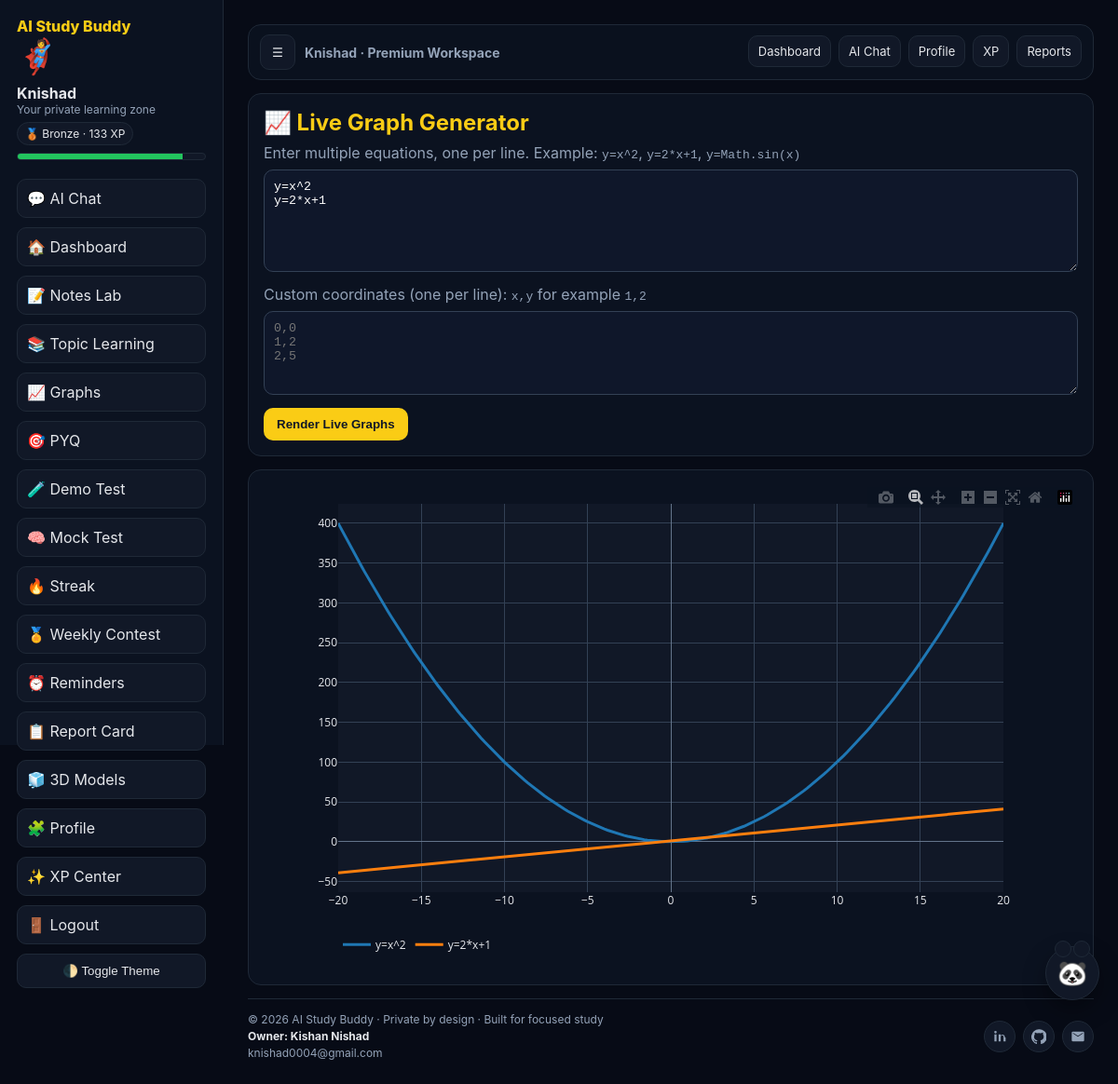
Page /graphs (signed in) on the committed database.
### tables this page shows
CREATE TABLE users (
            id INTEGER PRIMARY KEY AUTOINCREMENT,
            username TEXT UNIQUE NOT NULL,
            password_hash TEXT NOT NULL,
            avatar TEXT NOT NULL,
            created_at TEXT NOT NULL
        , xp INTEGER NOT NULL DEFAULT 0);

### app.py (the view)
    @app.get("/graphs")
    @login_required
    def graphs_page():
        return render_template("graphs.html", user=g.user, level_info=get_level_info(int(g.user["xp"])))

### app.py (called while the page is built)
def get_db_connection(app: Flask) -> sqlite3.Connection:
    conn = sqlite3.connect(app.config["DATABASE_PATH"])
    conn.row_factory = sqlite3.Row
    return conn

def login_required(view):
    @wraps(view)
    def wrapped_view(*args, **kwargs):
        if "user_id" not in session:
            return redirect(url_for("login"))
        return view(*args, **kwargs)
    return wrapped_view

def get_current_user(app: Flask):
    user_id = session.get("user_id")
    if not user_id:
        return None
    conn = get_db_connection(app)
    user = conn.execute("SELECT id, username, avatar, xp FROM users WHERE id = ?", (user_id,)).fetchone()
    conn.close()
    return user

def get_level_info(xp: int):
    current_name = "Bronze"
    current_icon = "🥉"
    next_threshold = None
    for threshold, name, icon in LEVELS:
        if xp >= threshold:
            current_name = name
            current_icon = icon
        elif next_threshold is None:
            next_threshold = threshold
    progress_to_next = 100
    if next_threshold is not None:
        previous_threshold = 0
        for threshold, _, _ in LEVELS:
            if threshold <= xp:
                previous_threshold = threshold
        span = max(next_threshold - previous_threshold, 1)
        progress_to_next = int(((xp - previous_threshold) / span) * 100)
    return {
        "name": current_name,
        "icon": current_icon,
        "next_threshold": next_threshold,
        "progress": max(0, min(progress_to_next, 100)),
    }

### templates/graphs.html (shortened to what this page needs)
{% extends 'base.html' %}
{% block content %}
<section class="panel">
  <h2 style="color:#facc15;margin-bottom:8px">📈 Live Graph Generator</h2>
  <p style="color:#94a3b8;margin-bottom:8px">Enter multiple equations, one per line. Example: <code>y=x^2</code>, <code>y=2*x+1</code>, <code>y=Math.sin(x)</code></p>
  <textarea id="equations">y=x^2
y=2*x+1</textarea>
  <p style="color:#94a3b8;margin-bottom:8px">Custom coordinates (one per line): <code>x,y</code> for example <code>1,2</code></p>
  <textarea id="coordinates" style="min-height:90px" placeholder="0,0&#10;1,2&#10;2,5"></textarea>
  <button class="btn" type="button" id="renderBtn">Render Live Graphs</button>
</section>
<section class="panel">
  <div id="graphPlot" style="height:520px"></div>
</section>
{% endblock %}

### templates/base.html (shortened to what this page needs)
<!DOCTYPE html>
<html lang="en">
<head>
</head>
<body>
  <div class="layout">
    {% if user %}
    <aside class="sidebar" id="appSidebar">
      <div class="sidebar-top">
        <div class="brand">AI Study Buddy</div>
      </div>
      <div class="avatar-badge">{{ user['avatar'] }}</div>
      <div><strong>{{ user['username'] }}</strong></div>
      <div class="small">Your private learning zone</div>
      {% if current_level %}
      <div class="level-pill">{{ current_level['icon'] }} {{ current_level['name'] }} · {{ user['xp'] }} XP</div>
      <div class="progress-track"><div class="progress-bar" data-progress="{{ current_level['progress'] }}"></div></div>
      {% endif %}
      <nav class="menu">
        <a href="{{ url_for('chat') }}">💬 AI Chat</a>
        <a href="{{ url_for('dashboard') }}">🏠 Dashboard</a>
        <a href="{{ url_for('notes_lab') }}">📝 Notes Lab</a>
        <a href="{{ url_for('topic_learning') }}">📚 Topic Learning</a>
        <a href="{{ url_for('graphs_page') }}">📈 Graphs</a>
        <a href="{{ url_for('pyq_page') }}">🎯 PYQ</a>
        <a href="{{ url_for('demo_test') }}">🧪 Demo Test</a>
        <a href="{{ url_for('mock_test') }}">🧠 Mock Test</a>
        <a href="{{ url_for('streak_page') }}">🔥 Streak</a>
        <a href="{{ url_for('weekly_contest') }}">🏅 Weekly Contest</a>
        <a href="{{ url_for('reminders_page') }}">⏰ Reminders</a>
        <a href="{{ url_for('report_card') }}">📋 Report Card</a>
        <a href="{{ url_for('models_3d') }}">🧊 3D Models</a>
        <a href="{{ url_for('profile') }}">🧩 Profile</a>
        <a href="{{ url_for('xp_center') }}">✨ XP Center</a>
        <a href="{{ url_for('logout') }}">🚪 Logout</a>
      </nav>
      <button id="themeToggle" class="theme-toggle" type="button">🌓 Toggle Theme</button>
    </aside>
    {% endif %}
    <main class="main">
      {% if user %}
      <header class="topbar">
        <div class="topbar-left">
          <button id="sidebarToggle" class="sidebar-toggle" type="button" aria-label="Toggle sidebar">☰</button>
          <div class="top-title">{{ user['username'] }} · Premium Workspace</div>
        </div>
        <nav class="top-links" aria-label="Quick navigation">
          <a href="{{ url_for('dashboard') }}" class="{% if request.endpoint == 'dashboard' %}active{% endif %}">Dashboard</a>
          <a href="{{ url_for('chat') }}" class="{% if request.endpoint == 'chat' %}active{% endif %}">AI Chat</a>
          <a href="{{ url_for('profile') }}" class="{% if request.endpoint == 'profile' %}active{% endif %}">Profile</a>
          <a href="{{ url_for('xp_center') }}" class="{% if request.endpoint == 'xp_center' %}active{% endif %}">XP</a>
          <a href="{{ url_for('report_card') }}" class="{% if request.path.startswith('/report-card') %}active{% endif %}">Reports</a>
        </nav>
      </header>
      {% endif %}
      <div class="main-content">
      {% block content %}{% endblock %}
      <footer class="footer">
        <div class="footer-row">
          <div class="owner">
            <div>© 2026 AI Study Buddy · Private by design · Built for focused study</div>
            <strong>Owner: Kishan Nishad</strong>
            <div class="owner-mail">knishad0004@gmail.com</div>
          </div>
          <div class="owner-icons">
            <a class="icon-btn icon-wrap" data-tooltip="LinkedIn" href="https://www.linkedin.com/in/kishan-nishad-161a73392" target="_blank" rel="noopener noreferrer" aria-label="LinkedIn" title="LinkedIn">
              <svg viewBox="0 0 24 24" aria-hidden="true"><path d="M6.94 8.5H3.56V20h3.38V8.5zM5.25 7.03a1.97 1.97 0 1 0 0-3.94 1.97 1.97 0 0 0 0 3.94zM20.44 13.37c0-3.07-1.64-4.5-3.82-4.5-1.76 0-2.55.97-2.99 1.65V8.5h-3.38V20h3.38v-6.43c0-1.7.32-3.34 2.43-3.34 2.08 0 2.11 1.95 2.11 3.45V20h3.38v-6.63z"/></svg>
            </a>
            <a class="icon-btn icon-wrap" data-tooltip="GitHub" href="https://github.com/code-with-kishan" target="_blank" rel="noopener noreferrer" aria-label="GitHub" title="GitHub">
            </a>
            <a class="icon-btn icon-wrap" data-tooltip="Email" href="mailto:knishad0004@gmail.com" aria-label="Email" title="Email">
              <svg viewBox="0 0 24 24" aria-hidden="true"><path d="M20 4H4a2 2 0 0 0-2 2v12a2 2 0 0 0 2 2h16a2 2 0 0 0 2-2V6a2 2 0 0 0-2-2zm0 3.2-8 5-8-5V6l8 5 8-5v1.2z"/></svg>
            </a>
          </div>
        </div>
      </footer>
      </div>
    </main>
  </div>
  {% if user %}
  <button id="buddyFab" class="buddy-fab" type="button" aria-label="Open AI helper">🐼</button>
  {% endif %}
</body>
</html>

### templates/base.html (style rules this page uses)
:root { --bg:#070b16; --text:#e5e7eb; --muted:#94a3b8; --card:#0b1220; --card-2:#111827; --border:#1f2937; --accent:#facc15; --chat-panel:#1d1336; --chat-head:#2a1a4f; --chat-ai:#261a45; --chat-user:#1f2937; }
* { margin:0;padding:0;box-sizing:border-box }
body { font-family:Inter,system-ui,-apple-system,sans-serif;background:var(--bg);color:var(--text);transition:background .2s ease,color .2s ease;overflow-x:hidden }
a { text-decoration:none;color:inherit }
.layout { display:grid;grid-template-columns:240px 1fr;min-height:100vh }
.sidebar { background:var(--card);border-right:1px solid var(--border);padding:18px;position:sticky;top:0;height:100vh }
.sidebar-top { display:flex;align-items:center;justify-content:space-between;gap:10px }
.sidebar-top .brand { margin-bottom:0 }
.brand { font-weight:800;color:var(--accent);margin-bottom:20px }
.avatar-badge { font-size:36px;margin-bottom:8px }
.small { font-size:12px;color:var(--muted) }
.level-pill { display:inline-block;margin-top:6px;padding:4px 8px;border-radius:999px;background:var(--card-2);border:1px solid var(--border);font-size:12px }
.progress-track { height:8px;background:var(--card-2);border-radius:999px;overflow:hidden;margin-top:8px;border:1px solid var(--border) }
.progress-bar { height:100%;background:#22c55e }
.menu { display:flex;flex-direction:column;gap:10px;margin-top:20px }
.menu a { padding:10px;border-radius:10px;background:var(--card-2);border:1px solid var(--border) }
.theme-toggle { margin-top:10px;padding:10px;border-radius:10px;border:1px solid var(--border);background:var(--card-2);color:var(--text);cursor:pointer;width:100% }
.main { padding:26px;display:flex;flex-direction:column;min-height:100vh }
.topbar { position:sticky;top:0;z-index:80;display:flex;align-items:center;justify-content:space-between;gap:10px;padding:10px 12px;border:1px solid var(--border);background:rgba(11,18,32,.9);border-radius:14px;margin-bottom:14px }
.topbar-left { display:flex;align-items:center;gap:10px;min-width:0 }
.sidebar-toggle { width:38px;height:38px;border-radius:10px;border:1px solid var(--border);background:var(--card-2);color:var(--text);display:flex;align-items:center;justify-content:center;cursor:pointer;flex:0 0 auto }
.top-title { font-weight:700;font-size:14px;white-space:nowrap;overflow:hidden;text-overflow:ellipsis;color:var(--muted) }
.top-links { display:flex;align-items:center;gap:8px;overflow:auto;padding-bottom:2px }
.top-links a { padding:8px 10px;border-radius:10px;border:1px solid var(--border);background:var(--card-2);font-size:13px;white-space:nowrap;transition:transform .2s ease,border-color .2s ease }
.main-content { display:flex;flex-direction:column;min-height:calc(100vh - 120px) }
.footer { margin-top:auto;padding-top:14px;border-top:1px solid var(--border);color:var(--muted);font-size:12px }
.footer-row { display:flex;justify-content:space-between;align-items:center;gap:12px;flex-wrap:wrap }
.owner { display:flex;flex-direction:column;gap:3px }
.owner strong { color:var(--text) }
.owner-mail { color:var(--muted) }
.owner-icons { display:flex;gap:8px;align-items:center }
.icon-btn { width:34px;height:34px;display:flex;align-items:center;justify-content:center;border-radius:50%;background:var(--card-2);border:1px solid var(--border);color:var(--muted);transition:all .2s ease }
.icon-btn svg { width:16px;height:16px;fill:currentColor }
.icon-wrap { position:relative }
.icon-wrap::after { content:attr(data-tooltip); position:absolute; left:50%; transform:translateX(-50%); bottom:42px; background:var(--card-2); color:var(--text); border:1px solid var(--border); font-size:11px; padding:4px 7px; border-radius:6px; white-space:nowrap; opacity:0; pointer-events:none; transition:opacity .2s ease; }
.buddy-fab { position:fixed; right:20px; bottom:120px; width:58px; height:58px; border-radius:50%; border:1px solid var(--border); background:var(--card-2); color:var(--text); font-size:26px; cursor:pointer; z-index:90; box-shadow:0 10px 25px rgba(0,0,0,.35); animation:buddyPulse 2.2s ease-in-out infinite; }
.buddy-fab::before,.buddy-fab::after { content:'';position:absolute;top:-7px;width:16px;height:16px;background:var(--card-2);border:1px solid var(--border);border-radius:50% }
.buddy-fab::before { left:9px }
.buddy-fab::after { right:9px }

### rows in the picture
users: avatar "🦸", username "Knishad", xp "133"

### other values in the picture
{{ current_level['icon'] }} "🥉"
{{ current_level['name'] }} "Bronze"
